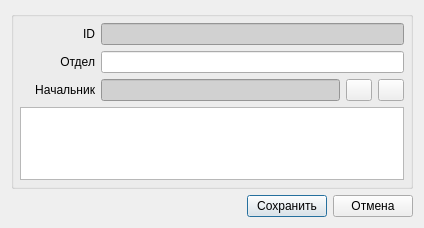
<?xml version="1.0" encoding="UTF-8"?>
<ui version="4.0">
 <class>SvBrandDialog</class>
 <widget class="QDialog" name="SvBrandDialog">
  <property name="geometry">
   <rect>
    <x>0</x>
    <y>0</y>
    <width>424</width>
    <height>228</height>
   </rect>
  </property>
  <property name="windowTitle">
   <string>Brand</string>
  </property>
  <layout class="QVBoxLayout" name="vlayMain">
   <item>
    <widget class="QGroupBox" name="groupBox">
     <property name="sizePolicy">
      <sizepolicy hsizetype="Preferred" vsizetype="Expanding">
       <horstretch>0</horstretch>
       <verstretch>0</verstretch>
      </sizepolicy>
     </property>
     <property name="title">
      <string/>
     </property>
     <layout class="QVBoxLayout" name="vlayDepartment">
      <property name="spacing">
       <number>6</number>
      </property>
      <property name="leftMargin">
       <number>6</number>
      </property>
      <property name="topMargin">
       <number>6</number>
      </property>
      <property name="rightMargin">
       <number>6</number>
      </property>
      <property name="bottomMargin">
       <number>6</number>
      </property>
      <item>
       <layout class="QHBoxLayout" name="hlayID">
        <item>
         <widget class="QLabel" name="lblID">
          <property name="sizePolicy">
           <sizepolicy hsizetype="Fixed" vsizetype="Preferred">
            <horstretch>0</horstretch>
            <verstretch>0</verstretch>
           </sizepolicy>
          </property>
          <property name="minimumSize">
           <size>
            <width>75</width>
            <height>0</height>
           </size>
          </property>
          <property name="maximumSize">
           <size>
            <width>75</width>
            <height>16777215</height>
           </size>
          </property>
          <property name="text">
           <string>ID</string>
          </property>
          <property name="alignment">
           <set>Qt::AlignRight|Qt::AlignTrailing|Qt::AlignVCenter</set>
          </property>
         </widget>
        </item>
        <item>
         <widget class="QLineEdit" name="editID">
          <property name="styleSheet">
           <string notr="true">background-color: rgb(209, 209, 209);</string>
          </property>
          <property name="readOnly">
           <bool>true</bool>
          </property>
         </widget>
        </item>
       </layout>
      </item>
      <item>
       <layout class="QHBoxLayout" name="hlayDepartmentName">
        <item>
         <widget class="QLabel" name="lblDepartmentName">
          <property name="sizePolicy">
           <sizepolicy hsizetype="Fixed" vsizetype="Preferred">
            <horstretch>0</horstretch>
            <verstretch>0</verstretch>
           </sizepolicy>
          </property>
          <property name="minimumSize">
           <size>
            <width>75</width>
            <height>0</height>
           </size>
          </property>
          <property name="maximumSize">
           <size>
            <width>75</width>
            <height>16777215</height>
           </size>
          </property>
          <property name="text">
           <string>Отдел</string>
          </property>
          <property name="alignment">
           <set>Qt::AlignRight|Qt::AlignTrailing|Qt::AlignVCenter</set>
          </property>
         </widget>
        </item>
        <item>
         <widget class="QLineEdit" name="editDepartmentName"/>
        </item>
       </layout>
      </item>
      <item>
       <layout class="QHBoxLayout" name="hlayDepartmentBoss">
        <item>
         <widget class="QLabel" name="lblDepartmentBoss">
          <property name="sizePolicy">
           <sizepolicy hsizetype="Fixed" vsizetype="Fixed">
            <horstretch>0</horstretch>
            <verstretch>0</verstretch>
           </sizepolicy>
          </property>
          <property name="minimumSize">
           <size>
            <width>75</width>
            <height>0</height>
           </size>
          </property>
          <property name="text">
           <string>Начальник</string>
          </property>
          <property name="alignment">
           <set>Qt::AlignRight|Qt::AlignTrailing|Qt::AlignVCenter</set>
          </property>
         </widget>
        </item>
        <item>
         <widget class="QLineEdit" name="editDepartmentBoss">
          <property name="styleSheet">
           <string notr="true">background-color: rgb(209, 209, 209);</string>
          </property>
          <property name="readOnly">
           <bool>true</bool>
          </property>
         </widget>
        </item>
        <item>
         <widget class="QPushButton" name="bnSelectDepartmentBoss">
          <property name="sizePolicy">
           <sizepolicy hsizetype="Fixed" vsizetype="Fixed">
            <horstretch>0</horstretch>
            <verstretch>0</verstretch>
           </sizepolicy>
          </property>
          <property name="maximumSize">
           <size>
            <width>26</width>
            <height>16777215</height>
           </size>
          </property>
          <property name="text">
           <string/>
          </property>
          <property name="icon">
           <iconset resource="res.qrc">
            <normaloff>:/employee/icons/cologne-icons/ico/publish.ico</normaloff>:/employee/icons/cologne-icons/ico/publish.ico</iconset>
          </property>
         </widget>
        </item>
        <item>
         <widget class="QPushButton" name="bnNewDepartmentBoss">
          <property name="sizePolicy">
           <sizepolicy hsizetype="Fixed" vsizetype="Fixed">
            <horstretch>0</horstretch>
            <verstretch>0</verstretch>
           </sizepolicy>
          </property>
          <property name="maximumSize">
           <size>
            <width>26</width>
            <height>16777215</height>
           </size>
          </property>
          <property name="text">
           <string/>
          </property>
          <property name="icon">
           <iconset resource="res.qrc">
            <normaloff>:/employee/icons/cologne-icons/ico/plus.ico</normaloff>:/employee/icons/cologne-icons/ico/plus.ico</iconset>
          </property>
         </widget>
        </item>
       </layout>
      </item>
      <item>
       <widget class="QTextEdit" name="textDescription"/>
      </item>
     </layout>
    </widget>
   </item>
   <item>
    <layout class="QHBoxLayout" name="hlayButtons">
     <item>
      <spacer name="spacer1">
       <property name="orientation">
        <enum>Qt::Horizontal</enum>
       </property>
       <property name="sizeHint" stdset="0">
        <size>
         <width>40</width>
         <height>20</height>
        </size>
       </property>
      </spacer>
     </item>
     <item>
      <widget class="QPushButton" name="bnSave">
       <property name="sizePolicy">
        <sizepolicy hsizetype="Fixed" vsizetype="Fixed">
         <horstretch>0</horstretch>
         <verstretch>0</verstretch>
        </sizepolicy>
       </property>
       <property name="maximumSize">
        <size>
         <width>80</width>
         <height>16777215</height>
        </size>
       </property>
       <property name="text">
        <string>Сохранить</string>
       </property>
       <property name="default">
        <bool>true</bool>
       </property>
      </widget>
     </item>
     <item>
      <widget class="QPushButton" name="bnCancel">
       <property name="sizePolicy">
        <sizepolicy hsizetype="Fixed" vsizetype="Fixed">
         <horstretch>0</horstretch>
         <verstretch>0</verstretch>
        </sizepolicy>
       </property>
       <property name="maximumSize">
        <size>
         <width>80</width>
         <height>16777215</height>
        </size>
       </property>
       <property name="text">
        <string>Отмена</string>
       </property>
      </widget>
     </item>
    </layout>
   </item>
  </layout>
 </widget>
 <tabstops>
  <tabstop>editDepartmentName</tabstop>
  <tabstop>bnSave</tabstop>
  <tabstop>bnCancel</tabstop>
  <tabstop>editID</tabstop>
 </tabstops>
 <resources>
  <include location="res.qrc"/>
 </resources>
 <connections/>
</ui>
